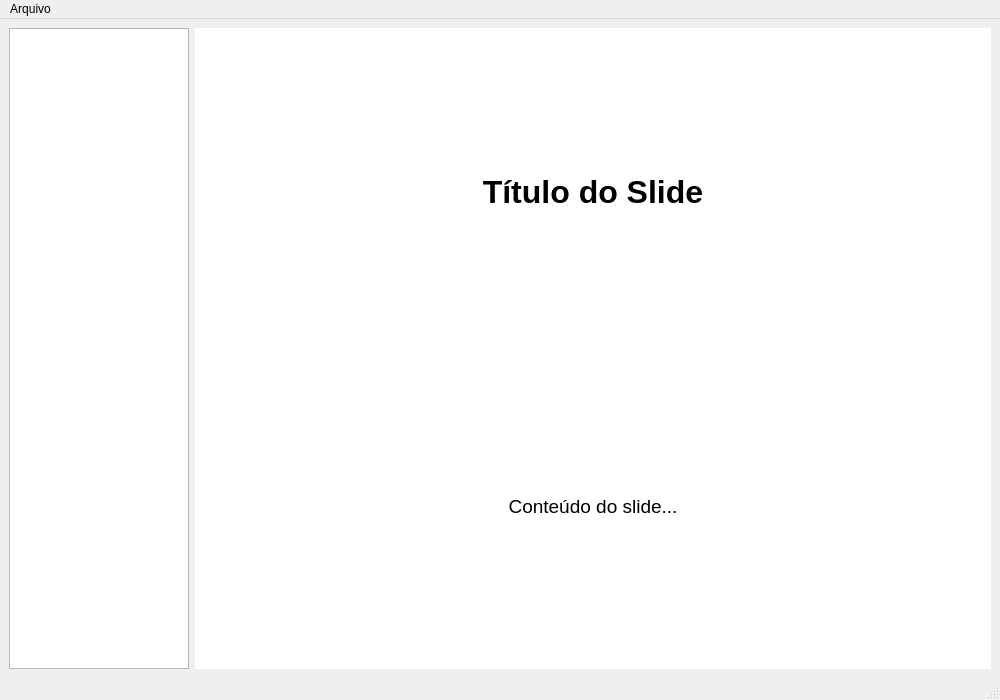
<?xml version="1.0" encoding="UTF-8"?>
<ui version="4.0">
 <class>FydelisSlide</class>
 <widget class="QMainWindow" name="FydelisSlide">
  <property name="geometry">
   <rect>
    <x>0</x>
    <y>0</y>
    <width>1000</width>
    <height>700</height>
   </rect>
  </property>
  <property name="windowTitle">
   <string>FydelisSlide — Apresentações</string>
  </property>
  <widget class="QWidget" name="centralwidget">
   <layout class="QHBoxLayout" name="horizontalLayout">
    <item>
     <widget class="QListWidget" name="listaSlides">
      <property name="maximumSize">
       <size>
        <width>180</width>
        <height>16777215</height>
       </size>
      </property>
      <property name="iconSize">
       <size>
        <width>120</width>
        <height>90</height>
       </size>
      </property>
     </widget>
    </item>
    <item>
     <widget class="QWidget" name="areaSlide">
      <property name="styleSheet">
       <string notr="true">background-color: #ffffff;</string>
      </property>
      <layout class="QVBoxLayout" name="layoutSlide">
       <item>
        <widget class="QLabel" name="tituloSlide">
         <property name="alignment">
          <set>Qt::AlignCenter</set>
         </property>
         <property name="font">
          <font>
           <pointsize>24</pointsize>
           <weight>75</weight>
           <bold>true</bold>
          </font>
         </property>
         <property name="text">
          <string>Título do Slide</string>
         </property>
        </widget>
       </item>
       <item>
        <widget class="QLabel" name="conteudoSlide">
         <property name="alignment">
          <set>Qt::AlignCenter</set>
         </property>
         <property name="font">
          <font>
           <pointsize>14</pointsize>
          </font>
         </property>
         <property name="text">
          <string>Conteúdo do slide...</string>
         </property>
        </widget>
       </item>
      </layout>
     </widget>
    </item>
   </layout>
  </widget>
  <widget class="QMenuBar" name="menuBar">
   <property name="geometry">
    <rect>
     <x>0</x>
     <y>0</y>
     <width>1000</width>
     <height>24</height>
    </rect>
   </property>
   <widget class="QMenu" name="menuArquivo">
    <property name="title">
     <string>Arquivo</string>
    </property>
    <addaction name="acaoNovo"/>
    <addaction name="acaoAbrir"/>
    <addaction name="acaoSalvar"/>
    <addaction name="separator"/>
    <addaction name="acaoApresentacao"/>
    <addaction name="separator"/>
    <addaction name="acaoSair"/>
   </widget>
   <addaction name="menuArquivo"/>
  </widget>
  <widget class="QStatusBar" name="statusBar"/>
  <action name="acaoNovo">
   <property name="text">
    <string>Nova Apresentação</string>
   </property>
  </action>
  <action name="acaoAbrir">
   <property name="text">
    <string>Abrir...</string>
   </property>
  </action>
  <action name="acaoSalvar">
   <property name="text">
    <string>Salvar</string>
   </property>
  </action>
  <action name="acaoApresentacao">
   <property name="text">
    <string>Exibir Apresentação</string>
   </property>
  </action>
  <action name="acaoSair">
   <property name="text">
    <string>Sair</string>
   </property>
  </action>
 </widget>
 <resources/>
 <connections/>
</ui>
